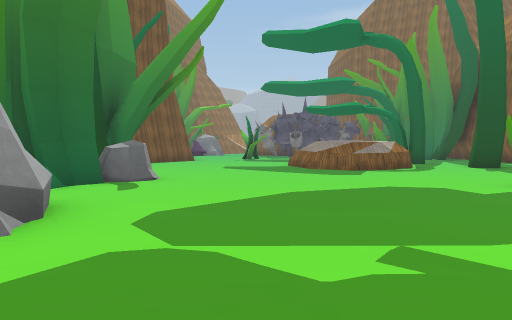
view 1 (above)

16 first-person views from a walk through a 3-D level made in the Unity game engine. The camera is 1.3 m above the floor, tilts 4° down and sees 70° across. The floor is counted in squares, 1.8 m on a side. Each view is taken from the middle of a square. On the plan, view 1 faces up. The plan holds only what a view shows up to about 11 squares ahead; the rest is blank. The place goes on beyond the plan. The player is left out. Some surface patterns are stand-ins.

view 2
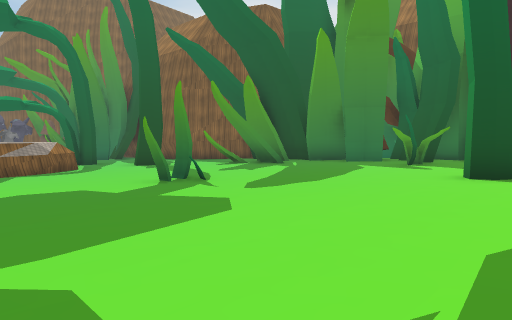

view 3
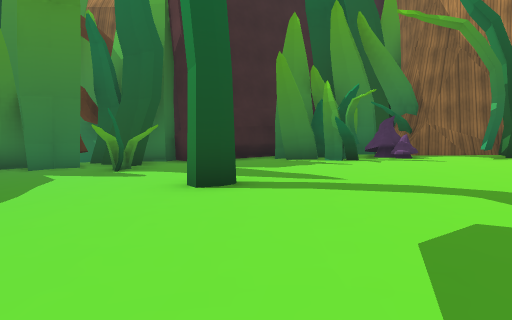

view 4
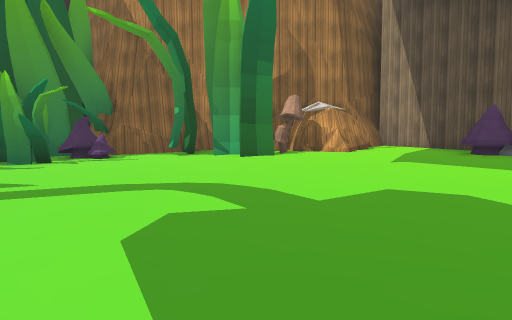

view 5
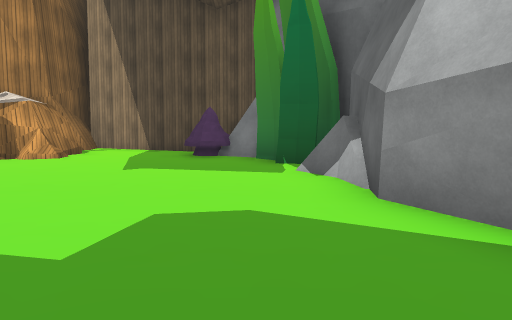

view 6
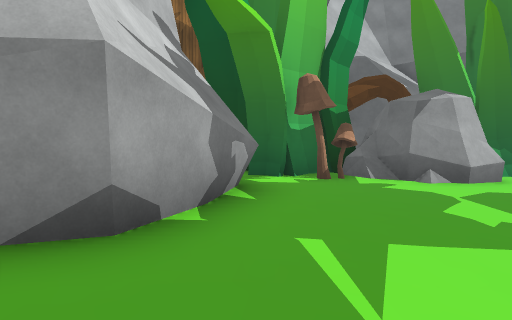

view 7
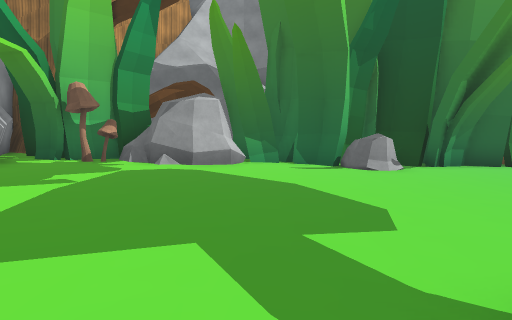

view 8
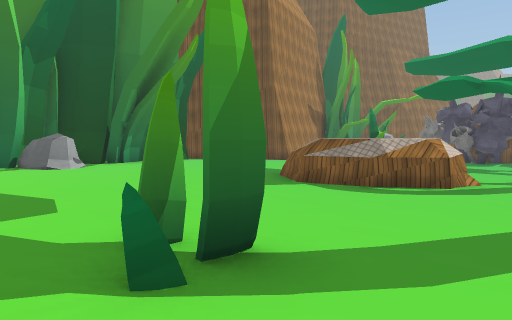

view 9
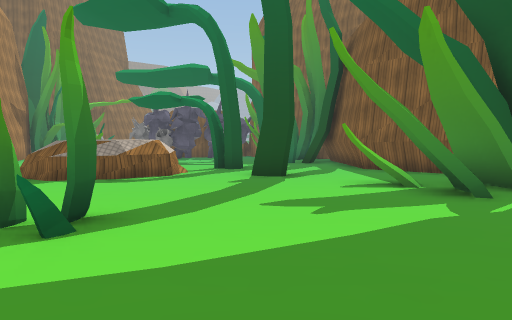

view 10
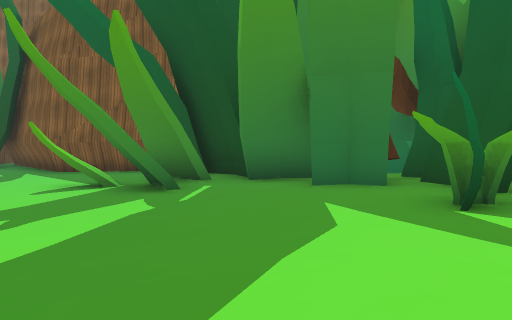

view 11
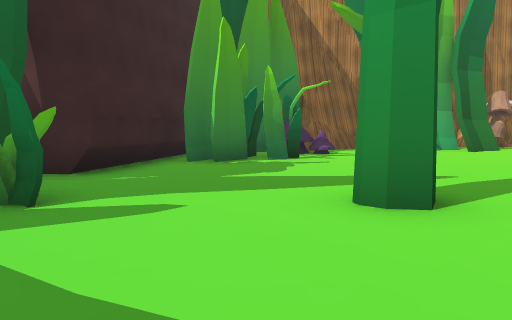

view 12
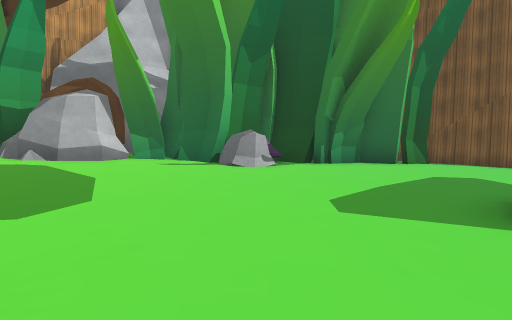

view 13
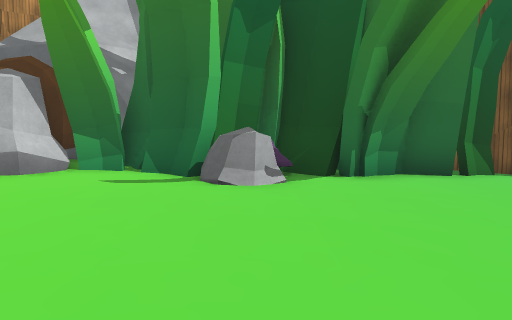

view 14
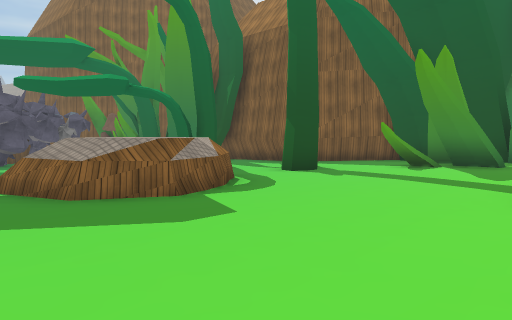

view 15
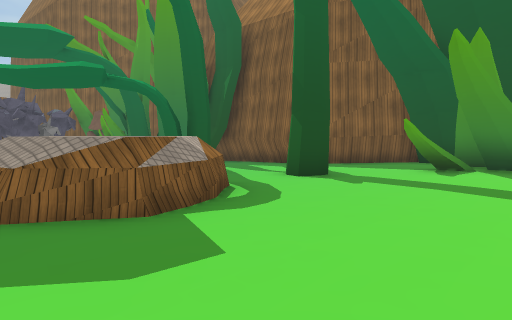

view 16
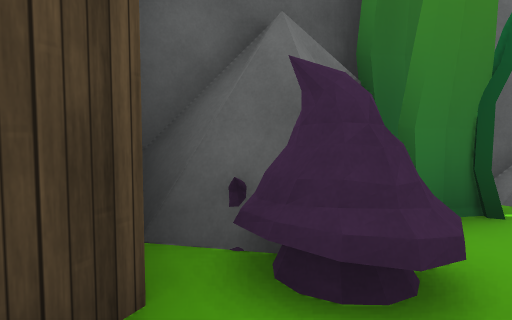

### Floor plan
Key: @ floor where view 1 was taken; # wall or solid block; . main floor; : floor 0.25 m higher than the main floor; - floor 0.25 m lower than the main floor; + floor 0.5 m higher than the main floor; _ floor 0.5 m lower than the main floor; * floor 0.75 m higher than the main floor; / step, stairs or slope; = window, fence, low wall or low ledge; ^ raised ledge; R rock; M mushroom; O other object.
Columns run from 5 left of view 1 to 15 right of it. Each row starts with its distance up from view 1.
 14 #___      _#___##
 13 #_____=^##^_____##
 12 ##_____^^^^_#____#
 11 ##-----^^^-------#
 10 #O------------O/##
  9 ##-------------###
  8 ##MR-----------#-##
  7 ###..............##
  6 ##........O.......#
  5 #O...............O#
  4 #RR.............OO##
  3  RRR..............##
  2  #M::::::::::#:::::#
  1  ##M:::::::::::::::#
  0   O:#@::::::::::::O##
 -1   #####::::::::::OO:O
 -2 ##    ##::::::::::M:#
 -3        #+++++++++MMO
 -4        ##+++++++O+#O
 -5         #++++++####
 -6        ##+++++M####
 -7        #O++++++#
 -8        ###***=##
 -9          #M**/#
-10          ####*#
-11             ###

Positions as (right, up) in squares from view 1, and headings:
1: (0, 0), facing up
2: (1, 0), facing up-right
3: (3, 1), facing right
4: (3, 1), facing down-right
5: (4, 0), facing down
6: (4, 0), facing left
7: (6, 5), facing left
8: (7, 5), facing up-left
9: (7, 3), facing up
10: (7, 3), facing up-right
11: (7, 5), facing down-right
12: (6, 8), facing left
13: (3, 8), facing left
14: (0, 6), facing up-right
15: (1, 7), facing up-right
16: (7, -9), facing left
